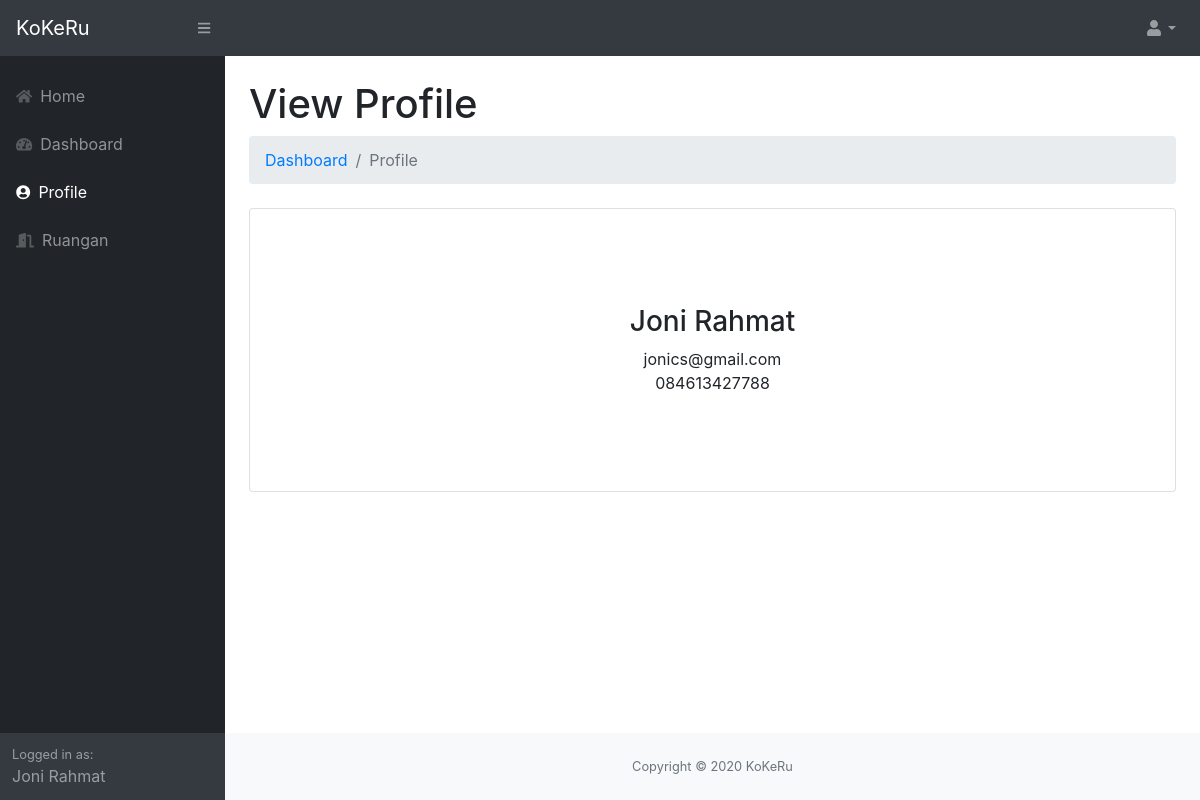
Screenshot of /users/cs/profile.php (signed in) with the database file from the repository.
### tables this page shows
CREATE TABLE `cs` (
  `id_cs` int(11) NOT NULL,
  `nama` varchar(50) NOT NULL,
  `email` varchar(100) NOT NULL,
  `password` char(40) NOT NULL,
  `no_hp` char(14) DEFAULT NULL
);

### users/cs/includes/views/content_myprofile.php (the view)
<main>
  <div class="container-fluid">
    <h1 class="mt-4">View Profile</h1>
    <ol class="breadcrumb mb-4">
      <li class="breadcrumb-item"><a href="index.php">Dashboard</a></li>
      <li class="breadcrumb-item active">Profile</li>
    </ol>
    <div class="card mb-4">
      <div class="card-body text-center" style="padding: 6em 1em">
        <h3><?= $_SESSION['user']->nama; ?></h3>
        <p class="mb-0"><?= $_SESSION['user']->email; ?></p>
        <p class="mb-0"><?= $_SESSION['user']->no_hp; ?></p>
      </div>
    </div>
  </div>
</main>

### users/cs/includes/views/nav_sidenav.php
<nav class="sb-sidenav accordion sb-sidenav-dark" id="sidenavAccordion">
  <div class="sb-sidenav-menu">
    <div class="nav mt-3">
      <a class="nav-link" href="../../index.php">
        <div class="sb-nav-link-icon"><i class="fas fa-home"></i></div>
        Home
      </a>
      <a class="nav-link" href="index.php">
        <div class="sb-nav-link-icon"><i class="fas fa-tachometer-alt"></i></div>
        Dashboard
      </a>
      <a class="nav-link" href="profile.php">
        <div class="sb-nav-link-icon"><i class="fas fa-user-circle"></i></div>
        Profile
      </a>
      <a class="nav-link" href="room.php">
        <div class="sb-nav-link-icon"><i class="fas fa-door-open"></i></div>
        Ruangan
      </a>
    </div>
  </div>
  <div class="sb-sidenav-footer">
    <div class="small">Logged in as:</div>
    <?= $_SESSION['user']->nama; ?>
  </div>
</nav>

### rows the page displays
cs: nama "Joni Rahmat", email "jonics@gmail.com", no_hp "084613427788"
